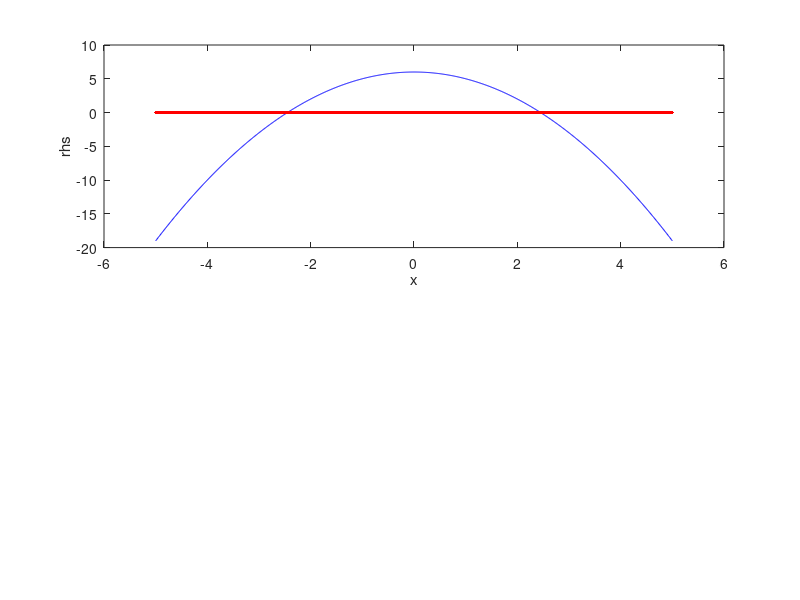

Reproduce this figure in MATLAB. (Note: this script raises an error after producing the figure.)
function exampleode
% integrate dx/dt = lambda - x^2

subplot(2,1,1)
x=-5:0.01:5;
plot(x,odefun(0,x),'b',x,0,'r')
xlabel('x')
ylabel('rhs')

total = 3;
x0 = 1;
[t xx] = ode15s(@odefun,[0 total],x0);

subplot(2,1,2)
plot(t,xx,'g')
xlabel('time')
ylabel('x')
return

function rhs = odefun(t,x)
lambda = 6;
rhs = lambda-x.^2; 
return